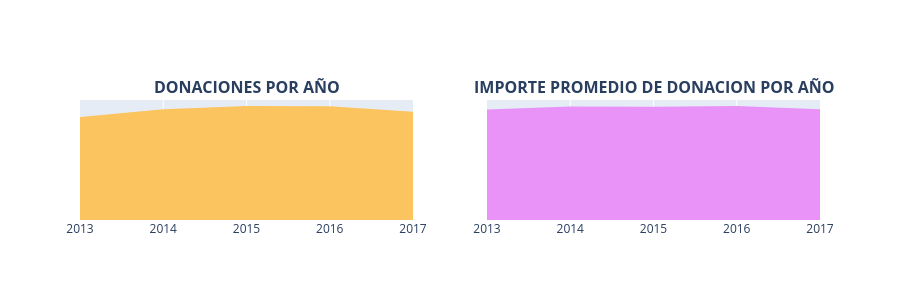

The cell this chart's notebook holds for it:
### Markdown cell above
### Donantes más generosos

En el análisis de los donantes más activos de la plataforma se identifican algunos casos particularmente destacados por su volumen y nivel de contribución.

- Un donante no docente de **Manhattan Beach, California**, ha realizado más de **18,000 donaciones**, convirtiéndose en uno de los usuarios más activos de la plataforma.

- Otro donante no docente del estado de **Nueva York** ha contribuido con un total aproximado de **USD 1.8 millones**, distribuidos en cerca de **10,513 donaciones**.

- El mayor pago individual registrado, de **USD 60,000**, destinado al proyecto *"Learning to Play while Playing to Learn"*, fue realizado por un donante de **Anahola, Hawaii**. Este mismo donante ha realizado un total de **223 donaciones**.

Estos casos reflejan la presencia de donantes altamente comprometidos, con patrones de contribución muy por encima del promedio general.

---

## <a id="3.4">3.4 Análisis temporal de las donaciones</a>

En esta sección se analiza cómo varía la actividad de donaciones a lo largo del tiempo, con el objetivo de identificar tendencias y comportamientos estacionales.

### Donaciones por año

- **3.4.1** Número de donaciones por año  
- **3.4.2** Monto promedio de donación por año

### Code cell
# Nota: SE VE DIFERENTE AL ORIGINAL PORQUE LOS ARCHIVOS PRESENTAN DATOS FILTRADOS DESDE 2012
import pandas as pd
import plotly.graph_objs as go
from plotly.subplots import make_subplots  # <- Corrección del import obsoleto
from plotly.offline import iplot

# 1. Procesamiento de Fechas
donations_df['Donation Date'] = pd.to_datetime(donations_df['Donation Received Date'])
donations_df['Donation Year'] = donations_df['Donation Date'].dt.year
donations_df['Donation Month'] = donations_df['Donation Date'].dt.month
donations_df['Donation Day'] = donations_df['Donation Date'].dt.day
donations_df['Donation Weekday'] = donations_df['Donation Date'].dt.weekday
donations_df['Donation Hour'] = donations_df['Donation Date'].dt.hour

# 2. Agrupación de datos
t1 = donations_df.groupby(['Donation Year']).agg({
    'Donation Month' : 'count', 
    'Donation Amount' : 'mean'
}).reset_index().rename(columns={'Donation Month' : 'Total Donations', 'Donation Amount' : 'Average Amount'})

x = t1['Donation Year']
y1 = t1['Total Donations']
y2 = t1['Average Amount']

# 3. Creación de Traces (Gráficos de área)
# Nota: [:-1] excluye el último año por si está incompleto (¡buena práctica!)
trace1 = go.Scatter(x=x[:-1], y=y1[:-1], fill='tozeroy', fillcolor='#fcc45f', mode='none')
trace2 = go.Scatter(x=x[:-1], y=y2[:-1], fill='tozeroy', fillcolor="#e993f9", mode='none')

# 4. Configuración de Subplots (Librería actualizada)
fig = make_subplots(
    rows=1, 
    cols=2, 
    subplot_titles=["<b>DONACIONES POR AÑO</b>", "<b>IMPORTE PROMEDIO DE DONACION POR AÑO</b>"]
)

# Añadir los gráficos a sus respectivas columnas
fig.append_trace(trace1, 1, 1)
fig.append_trace(trace2, 1, 2)

# 5. Actualización del Diseño (Sin 'autotick' obsoleto)
fig['layout'].update(
    height=300, 
    showlegend=False, 
    yaxis=dict(
        autorange=True,
        showgrid=False,
        zeroline=False,
        showline=False,
        ticks='',
        showticklabels=False
    ), 
    yaxis2=dict(
        autorange=True,
        showgrid=False,
        zeroline=False,
        showline=False,
        ticks='',
        showticklabels=False
    )
)

# 6. Renderizar en Jupyter
iplot(fig)

### Figure 1 — Plotly figure (JSON) as saved in the notebook; plotly's stock layout.template omitted (floating-point values rounded to 4 significant figures)
{"data": [{"fill": "tozeroy", "fillcolor": "#fcc45f", "mode": "none", "type": "scatter", "x": [2013, 2014, 2015, 2016, 2017], "xaxis": "x", "y": [10515, 11310, 11647, 11621, 11068], "yaxis": "y"}, {"fill": "tozeroy", "fillcolor": "#e993f9", "mode": "none", "type": "scatter", "x": [2013, 2014, 2015, 2016, 2017], "xaxis": "x2", "y": [65.7, 67.51, 67.4, 67.84, 65.87], "yaxis": "y2"}], "layout": {"annotations": [{"font": {"size": 16}, "showarrow": false, "text": "<b>DONACIONES POR AÑO</b>", "x": 0.225, "xanchor": "center", "xref": "paper", "y": 1, "yanchor": "bottom", "yref": "paper"}, {"font": {"size": 16}, "showarrow": false, "text": "<b>IMPORTE PROMEDIO DE DONACION POR AÑO</b>", "x": 0.775, "xanchor": "center", "xref": "paper", "y": 1, "yanchor": "bottom", "yref": "paper"}], "height": 300, "showlegend": false, "xaxis": {"anchor": "y", "domain": [0, 0.45]}, "xaxis2": {"anchor": "y2", "domain": [0.55, 1]}, "yaxis": {"anchor": "x", "autorange": true, "domain": [0, 1], "showgrid": false, "showline": false, "showticklabels": false, "ticks": "", "zeroline": false}, "yaxis2": {"anchor": "x2", "autorange": true, "domain": [0, 1], "showgrid": false, "showline": false, "showticklabels": false, "ticks": "", "zeroline": false}}}
